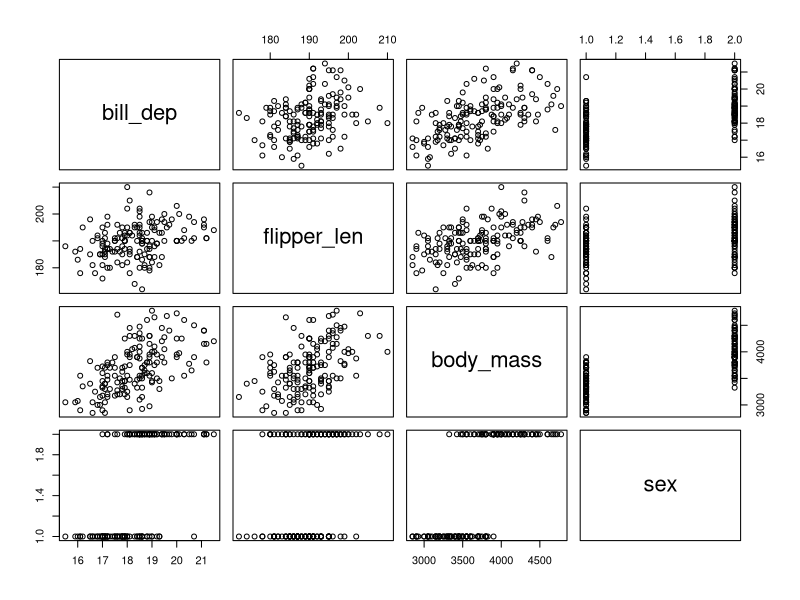

Here is the R script that generated this plot: (Note: this script raises an error after producing the figure.)
#_________________ COEFICIENTE DE CORRELACION ___________

# Para datos con distribucion normal
# Area: Estadistica Parametrica
# Utilizamos la matriz "penguins.xlsx"

#---------------------------------------------------------
#     Coeficiente de correlacion de Pearson
#---------------------------------------------------------

#1.- Seleccionamos las variables que vayamos a correlacionar
str(penguins)
penguins$especie

# 2.- Se seleccionan las filas 1 a la 61 que corresponden a la 
# especie Adeli y las variables cuantitativas.
adeli<-penguins[1:152,4:7]

# 3.- VisualizaciÃ³n de la matriz
View(adeli)


#4.- Generacion del grafico de correlacion
plot(adeli)

# 5.- Calculo de la correlacion de pearson
cor(adeli)

# 6.- Organizacion visual de la tabla de correlaciones
#6.1.- Se genera un nuevo objeto con el nombre de pearson
pearson<-cor(adeli)

#6.2.- Se abre la libreria knitr
library(knitr)

#6.3.- Se utiliza la funcion kable
kable(pearson)


#--------------------------------------------------
#      Correlacion de Spearman
#--------------------------------------------------

# Para datos con distribucion NO Normal
# Area: Estadistica NO Parametrica
# Se utiliza la matriz marvel_dc.csv

# 1.- Identificar las variables cuantitativas
str(marvel_dc)

# 2.- Nombre y posición de la variable
colnames(marvel_dc)

# 3.- Seleccionar las variables numericas:
# rate, minutos, budget y gross.worldwide
marvel<-marvel_dc[,c(4,6,8,11)]

# 4.- Verificar que el nombre de las variables 
# esten correctas
colnames(marvel)

# 5.- Realizar un plot de exploracion
plot(marvel)

# 6.- Realizar la correlación de spearman
spearman<-cor(marvel, method = "spearman")

# 6.1.- Visualizar el objeto
spearman


#7.- Se utiliza la funcion kable para tabla en 
# formato markdown.
kable(spearman)
